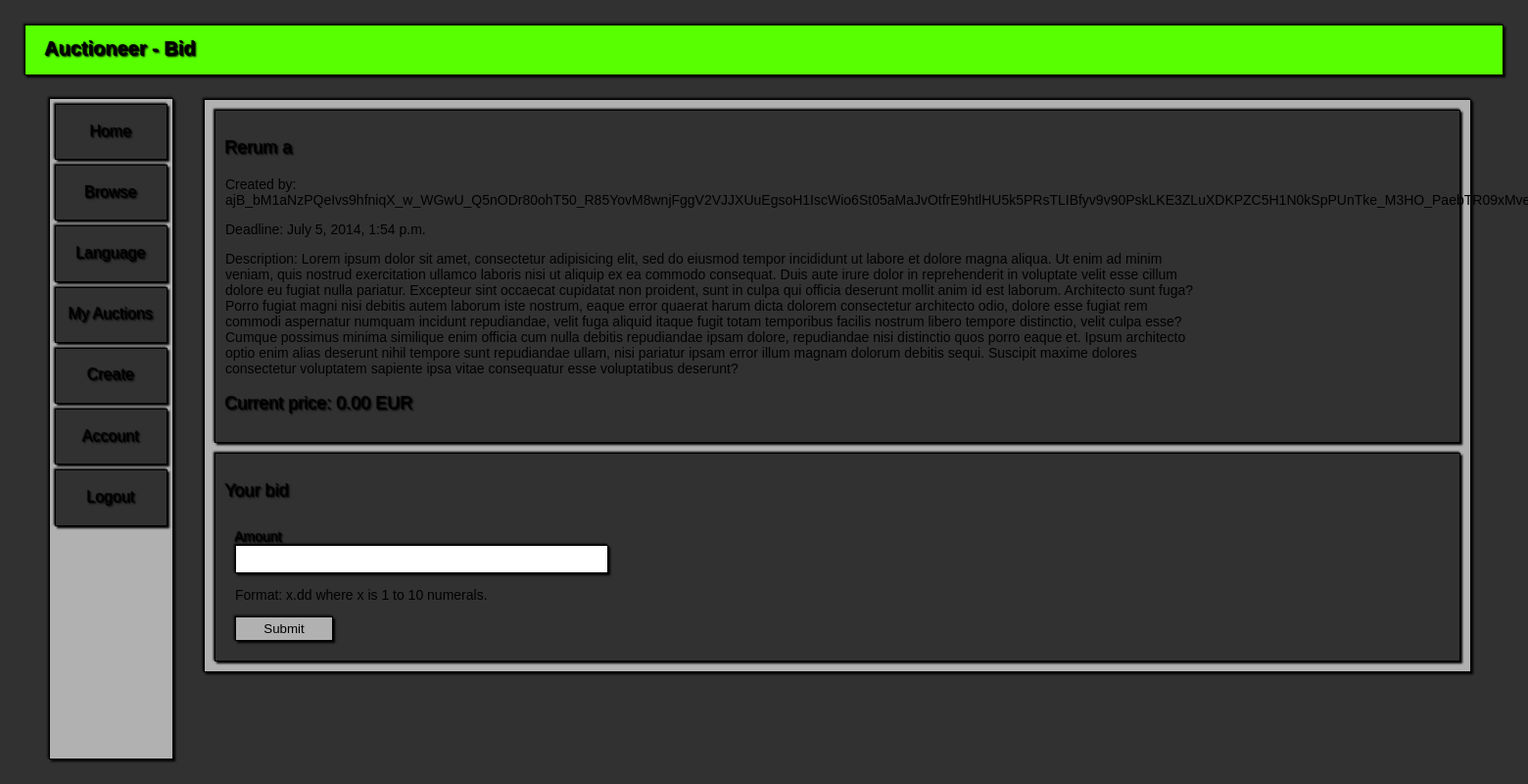
/auctioneer/auctions/66/bid/ (signed in), run on an earlier commit of the app's database.
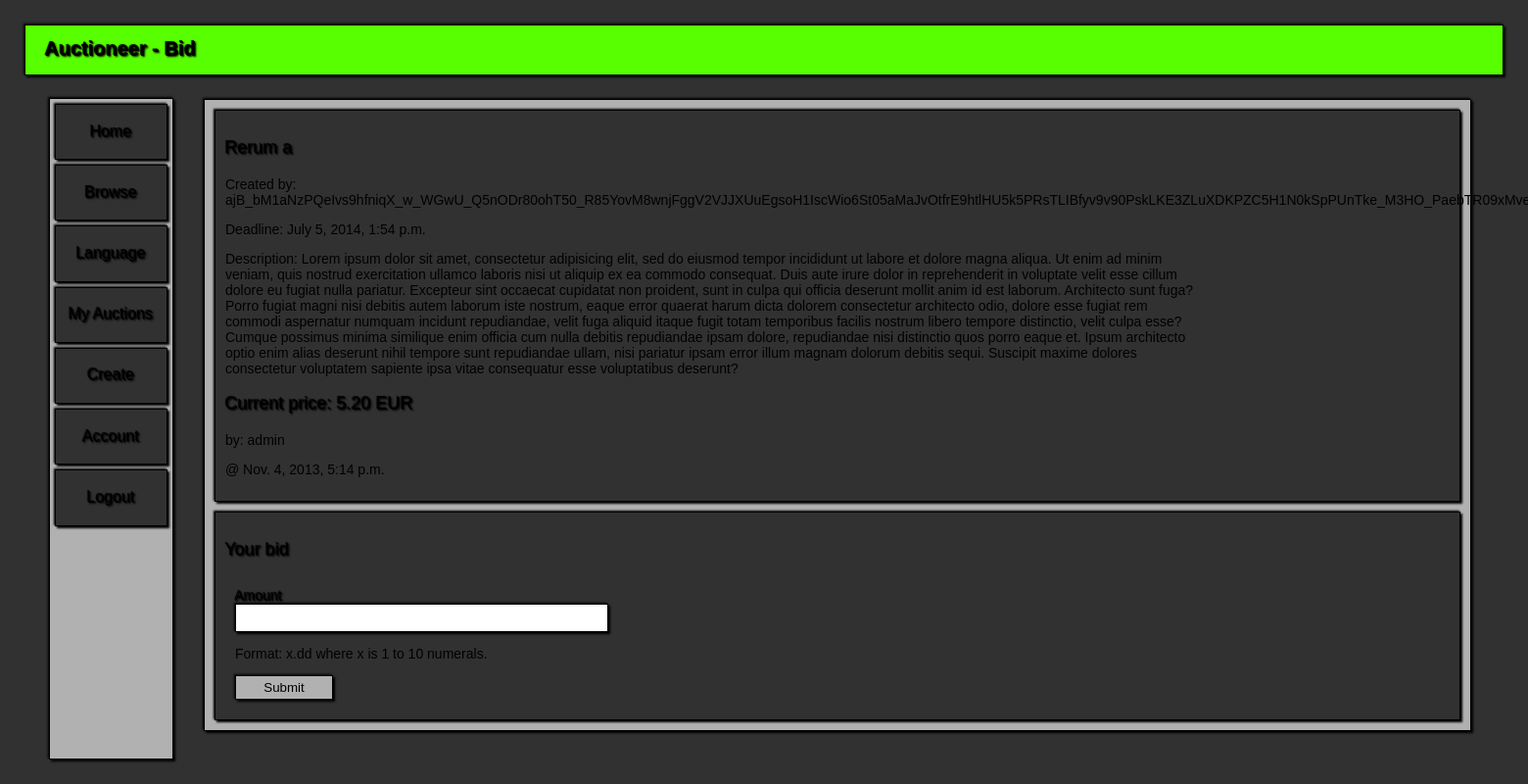
And on a later commit of the database.
### Auctioneer/models.py (models this page shows, shortened)
class Auctions(models.Model):
    seller = models.ForeignKey(User)
    title = models.CharField(null=False, max_length=30)
    description = models.TextField(max_length=150)
    version = models.PositiveIntegerField(default=0)
    startingPrice = models.DecimalField(default=0.00, max_digits=12, decimal_places=2,
                                        validators=[MinValueValidator(Decimal('0.00'))])
    startDate = models.DateTimeField(null=False)
    stopDate = models.DateTimeField(null=False)
    banned = models.BooleanField(default=False)
    resolved = models.BooleanField(default=False)
    class Meta:
        permissions = (('ban_auctions', 'Can ban auctions'),)
        ordering = ['startDate']
    @classmethod
    def get_by_id(cls, auction_id):
        try:
            return cls.objects.get(id=auction_id)
        except:
            return None

class Bids(models.Model):
    auction = models.ForeignKey(Auctions)
    bidder = models.ForeignKey(User)
    amount = models.DecimalField(max_digits=12, decimal_places=2, validators=[MinValueValidator(Decimal('0.00'))])
    timestamp = models.DateTimeField()
    class Meta:
        ordering = ['-amount']

### Auctioneer/views.py (the view)
# urls.py: url(r'^auctioneer/auctions/(?P<auction_id>\d+)/bid/?$', bid),
@login_required
def bid(request, auction_id):
    is_logged_in = request.user.is_authenticated()
    user = request.user
    auction = Auctions.get_by_id(auction_id)
    if request.method == 'POST' and 'amount' in request.POST and 'version' in request.session:
        status = bid_validate(user, auction, request.session['version'], request.POST['amount'])
        if status == 'valid':
            auction.version = int(auction.version) + 1
            b = Bids(auction=auction, bidder=user, amount=request.POST['amount'], timestamp=datetime.now())
            auction.save()
            b.save()
            bid_send_mail(user, auction)
            return HttpResponseRedirect('/auctioneer/auctions/'+auction_id+'/')
        elif status == 'invalid bid':
            return render_to_response('message.html', {'title': _('Invalid bid!'),
                                      'is_logged_in': is_logged_in,
                                      'message': _('Your bid is invalid!')},
                                      context_instance=RequestContext(request))
        elif status == 'already top':
            return render_to_response('message.html', {'title': _('Already high bidder!'),
                                      'is_logged_in': is_logged_in,
                                      'message': _('You are already the high bidder!')},
                                      context_instance=RequestContext(request))
        elif status == 'invalid version':
            return render_to_response('bid.html', {'title': _('Bid'), 'is_logged_in': is_logged_in,
                                      'auction': auction,
                                      'message': _('Auction has changed!')},
                                      context_instance=RequestContext(request))
        elif status == 'own auction':
            return render_to_response('message.html', {'title': _('Not Allowed!'), 'is_logged_in': is_logged_in,
                                      'message': _('Cannot bid on your own auction!')},
                                      context_instance=RequestContext(request))
        elif status == 'invalid auction':
            return render_to_response('message.html', {'title': _('Not found!'), 'is_logged_in': is_logged_in,
                                      'message': _('No such auction found!')},
                                      context_instance=RequestContext(request))
        elif status == 'auction resolved':
            return render_to_response('message.html', {'title': _('Auction resolved!'), 'is_logged_in': is_logged_in,
                                      'message': _('Auction is already resolved!')},
                                      context_instance=RequestContext(request))
        elif status == 'auction not started':
            return render_to_response('message.html', {'title': _('Auction not started!'), 'is_logged_in': is_logged_in,
                                      'message': _('Auction has not started yet!')},
                                      context_instance=RequestContext(request))
        else:
            return HttpResponseRedirect('/auctioneer/auctions/'+auction_id+'/')
    else:
        request.session['version'] = auction.version
        return render_to_response('bid.html', {'title': _('Bid'), 'is_logged_in': is_logged_in,
                                  'auction': auction},
                                  context_instance=RequestContext(request))

### templates/bid.html (shortened to what this page needs)
{% load staticfiles %}
{% load i18n %}
<!DOCTYPE HTML PUBLIC "-//W3C//DTD HTML 4.01 //EN" "http://www.w3.org/TR/html4/strict.dtd">
<html>
	<head>
		<link href="{% static "style_main.css"%}" rel="stylesheet" type="text/css">
	</head>
	<body>
		<div id=Container>
			<div id=PrimaryMenu>
				<h1>Auctioneer - {{ title }}</h1>
			</div>
            {% include "links.html" %}
			<div id=TopPatch>
			</div>
			<div id=Content>
                <div>
                    <h3>{{ auction.title }}{% if auction.banned %} [BANNED]{% endif %}</h3>
                    <p>{% trans "Created by:" %} {{ auction.seller }}</p>
                    <p>{% trans "Deadline:" %} {{ auction.stopDate }}</p>
                    <p>{% trans "Description:" %} {{ auction.description }}</p>
                    {% with auction.bids_set.all|first as top %}
                    {% if top %}
                    <h3>{% trans "Current price:" %} {{ top.amount }} EUR</h3>
                    <p>{% trans "by:" %} {{ top.bidder }}</p>
                    <p>@ {{ top.timestamp }}</p>
                    {% else %}
                    <h3>{% trans "Current price:" %} {{ auction.startingPrice }} EUR</h3>
                    {% endif %}
                    {% endwith %}
                </div>
                <div>
                    <h3>{% trans "Your bid" %}</h3>
                    <form action="/auctioneer/auctions/{{ auction.id }}/bid/" method="post">
                        <label>
                            <span>{% trans "Amount" %}</span>
                            <input class="field" type="text" name="amount">
                        </label>
                        <p>{% trans "Format: x.dd where x is 1 to 10 numerals." %}</p>
                        <input class="button" type="submit" value={% trans "Submit" %}>
                    </form>
                </div>
    		</div>
		</div>
	</body>
</html>

What changed in the data, as far as the page shows it:
changed Auctions "Rerum a": startingPrice "0.00" → (not shown)
added Bids: amount "5.20", bidder "admin", timestamp "Nov. 4, 2013, 5:14 p.m."
Also different on the page:
text now shown: "by: @"
